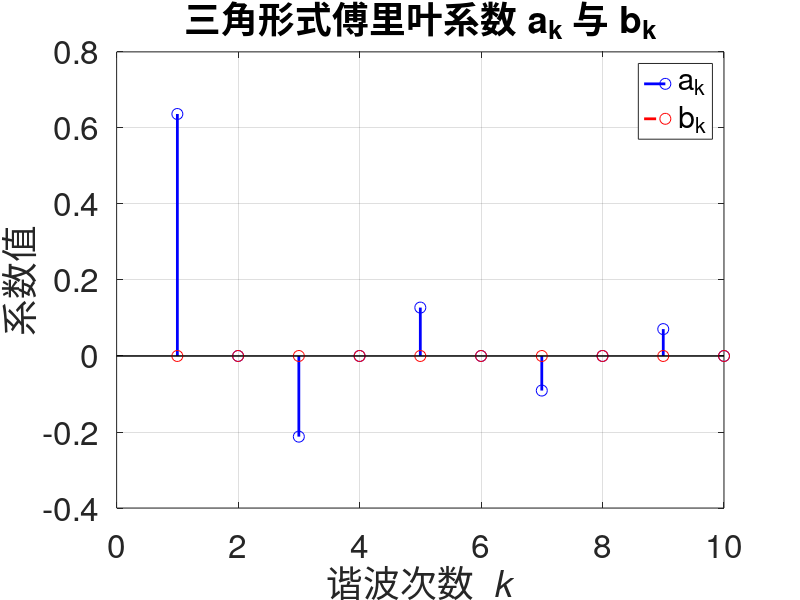

This chart was generated by the following MATLAB code: (Note: this script raises an error after producing the figure.)
clear;
close all;
clc;


% ex04_01.m  |  例4.1 · 方波三角级数  |  AI 生成，已校验，R2023b
% 周期方波的三角形式傅里叶级数数值求解与重构
% 方波周期 T1=1，零均值；一个周期 (-0.5, 0.5) 内，|t|<0.25 取 +0.5，其余 -0.5

close all; clear; clc;

%% 参数与密集采样
T = 1;                 % 周期
N_samples = 1e5;       % 一个周期内的采样点数（密集）
t1 = linspace(-0.5, 0.5, N_samples);   % 一个周期的时间向量

% 生成一个周期内的方波信号
x1 = 0.5 * (abs(t1) < 0.25) + (-0.5) * (abs(t1) >= 0.25);

%% 按定义数值积分求傅里叶系数（三角形式）
% 直流分量 a0（注意：T=1，省略分母）
a0 = trapz(t1, x1);    % 理论上 a0 = 0

K = 10;                % 最高谐波次数
a = zeros(1, K);
b = zeros(1, K);

for k = 1:K
    % a_k = (2/T) ∫ x(t) cos(2π k t / T) dt
    a(k) = 2 * trapz(t1, x1 .* cos(2*pi*k*t1));
    % b_k = (2/T) ∫ x(t) sin(2π k t / T) dt
    b(k) = 2 * trapz(t1, x1 .* sin(2*pi*k*t1));
end

%% 绘制傅里叶系数图
figure('Position', [100, 100, 800, 500]);
stem(1:K, a, 'b', 'LineWidth', 2, 'MarkerSize', 8);  % 蓝色实心圆
hold on;
stem(1:K, b, 'r--', 'LineWidth', 2, 'MarkerSize', 8); % 红色虚线空心
xlabel('谐波次数 {\it k}', 'FontSize', 24);
ylabel('系数值', 'FontSize', 24);
title('三角形式傅里叶系数 a_k 与 b_k', 'FontSize', 24);
legend('a_k', 'b_k', 'FontSize', 24);
grid on;
set(gca, 'FontSize', 24);
hold off;

%% 用直流项加前5次谐波重构方波，并与原信号对比
t_plot = linspace(-1.5, 1.5, 3000);   % 画3个周期
% 原始方波：通过周期延拓生成
t_mod = mod(t_plot + 0.5, T) - 0.5;
x_orig = 0.5 * (abs(t_mod) < 0.25) + (-0.5) * (abs(t_mod) >= 0.25);

% 重构信号：直流 + 前5次谐波
x_recon = a0;   % 直流，理论值为0
for k = 1:5
    x_recon = x_recon + a(k)*cos(2*pi*k*t_plot) + b(k)*sin(2*pi*k*t_plot);
end

figure('Position', [100, 100, 900, 500]);
plot(t_plot, x_orig, 'b-', 'LineWidth', 2);   % 原始曲线，蓝色实线
hold on;
plot(t_plot, x_recon, 'r--', 'LineWidth', 2); % 重构曲线，红色虚线
xlabel('时间 {\it t}', 'FontSize', 24);
ylabel('幅度', 'FontSize', 24);
title('原始方波与前5次谐波重构对比', 'FontSize', 24);
legend('原始方波', '5次谐波重构', 'FontSize', 24);
grid on;
set(gca, 'FontSize', 24);
hold off;
